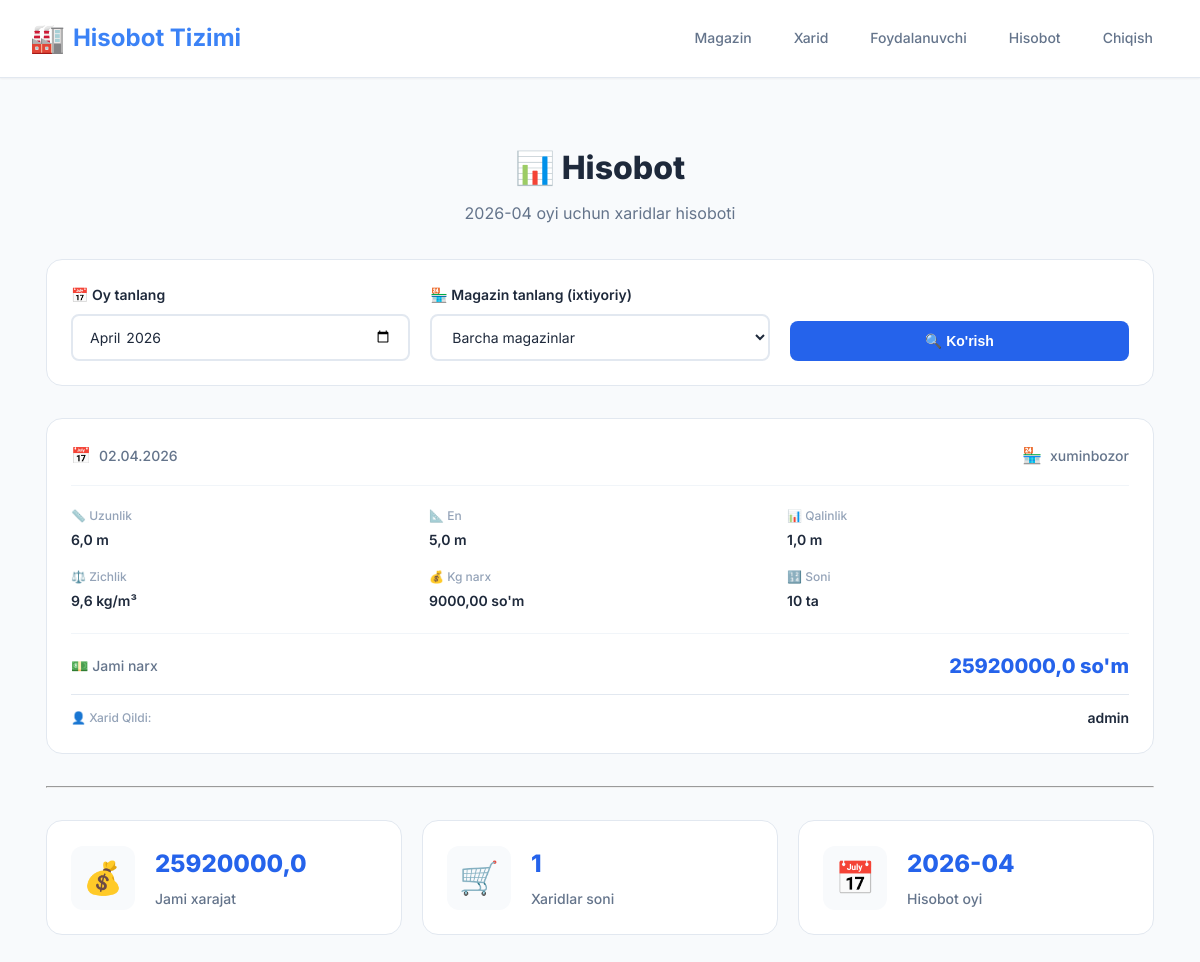
/report/ (signed in), run on the app's committed database.
### list/models.py (models this page shows, shortened)
class Purchase(models.Model):
    user = models.ForeignKey(User, on_delete=models.CASCADE, verbose_name="Foydalanuvchi", default=1)
    date = models.DateField(verbose_name="Sana")
    store = models.ForeignKey(Store, on_delete=models.CASCADE, verbose_name="Magazin")
    length = models.FloatField(help_text="Uzunligi (m)", verbose_name="Uzunlik", default=0)
    width = models.FloatField(help_text="Eni (m)", verbose_name="En", default=0)
    thickness = models.FloatField(help_text="Qalinligi (m)", verbose_name="Qalinlik", default=0)
    density = models.FloatField(help_text="Zichligi (kg/m³)", verbose_name="Zichlik", default=0)
    price_per_kg = models.DecimalField(max_digits=10, decimal_places=2, help_text="Kg uchun narx (so'm)", verbose_name="Kg uchun narx", default=0)
    quantity = models.IntegerField(verbose_name="Soni", default=0)
    @property
    def mass(self):
        return self.length * self.width * self.thickness * self.density
    @property
    def sheet_price(self):
        return self.mass * float(self.price_per_kg)
    @property
    def total_cost(self):
        return self.quantity * self.sheet_price
    class Meta:
        verbose_name = "Xarid"
        verbose_name_plural = "Xaridlar"

class Store(models.Model):
    name = models.CharField(max_length=100, unique=True, verbose_name="Magazin nomi")
    class Meta:
        verbose_name = "Magazin"
        verbose_name_plural = "Magazinlar"

### list/views.py (the view)
# urls.py: path('report/', views.monthly_report, name='monthly_report'),
@login_required
@user_passes_test(is_admin)
def monthly_report(request):
    month = request.GET.get('month', datetime.now().strftime('%Y-%m'))
    store_id = request.GET.get('store')
    year, mon = month.split('-')
    purchases = Purchase.objects.filter(date__year=year, date__month=mon)
    selected_store = None
    if store_id:
        purchases = purchases.filter(store_id=store_id)
        selected_store = Store.objects.get(id=store_id)
    total_purchase_cost = sum(purchase.total_cost for purchase in purchases)
    stores = Store.objects.all()
    context = {
        'purchases': purchases,
        'total_purchase_cost': total_purchase_cost,
        'month': month,
        'stores': stores,
        'selected_store': selected_store,
    }
    return render(request, 'list/monthly_report.html', context)

### list/views.py (called while the page is built)
def is_admin(user):
    return user.is_authenticated and user.is_superuser

### list/templates/list/monthly_report.html (shortened to what this page needs)
{% extends 'list/base.html' %}
{% block content %}
<div class="report-container">
    <div class="report-header">
        <h1 class="report-title">📊 Hisobot {% if selected_store %} - {{ selected_store.name }}{% endif %}</h1>
        <p class="report-subtitle">{{ month }} oyi uchun xaridlar hisoboti</p>
    </div>
    <form method="get" class="filter-section">
        <div class="filter-grid">
            <div class="filter-group">
                <label for="month" class="filter-label">📅 Oy tanlang</label>
                <input type="month" id="month" name="month" value="{{ month }}" class="filter-input">
            </div>
            <div class="filter-group">
                <label for="store" class="filter-label">🏪 Magazin tanlang (ixtiyoriy)</label>
                <select id="store" name="store" class="filter-input">
                    <option value="">Barcha magazinlar</option>
                </select>
            </div>
            <div class="filter-group">
                <button type="submit" class="filter-btn">🔍 Ko'rish</button>
            </div>
        </div>
    </form>
    <div class="purchases-grid">
        {% for purchase in purchases reversed %}
        <div class="purchase-card">
            <div class="purchase-header">
                <div class="purchase-date">
                    <span class="date-icon">📅</span>
                    <span>{{ purchase.date|date:"d.m.Y" }}</span>
                </div>
                <div class="purchase-store">
                    <span class="store-icon">🏪</span>
                    <span>{{ purchase.store.name }}</span>
                </div>
            </div>
            <div class="purchase-details">
                <div class="detail-row">
                    <div class="detail-item">
                        <span class="detail-label">📏 Uzunlik</span>
                        <span class="detail-value">{{ purchase.length }} m</span>
                    </div>
                    <div class="detail-item">
                        <span class="detail-label">📐 En</span>
                        <span class="detail-value">{{ purchase.width }} m</span>
                    </div>
                    <div class="detail-item">
                        <span class="detail-label">📊 Qalinlik</span>
                        <span class="detail-value">{{ purchase.thickness }} m</span>
                    </div>
                </div>
                <div class="detail-row">
                    <div class="detail-item">
                        <span class="detail-label">⚖️ Zichlik</span>
                        <span class="detail-value">{{ purchase.density }} kg/m³</span>
                    </div>
                    <div class="detail-item">
                        <span class="detail-label">💰 Kg narx</span>
                        <span class="detail-value">{{ purchase.price_per_kg }} so'm</span>
                    </div>
                    <div class="detail-item">
                        <span class="detail-label">🔢 Soni</span>
                        <span class="detail-value">{{ purchase.quantity }} ta</span>
                    </div>
                </div>
            </div>
            <div class="purchase-total">
                <div class="total-label">💵 Jami narx</div>
                <div class="total-amount">{{ purchase.total_cost }} so'm</div>
            </div>
            <div class="purchase-user">
                <div class="user-label">👤 Xarid Qildi:</div>
                <div class="user-value">{{ purchase.user.username }}</div>
            </div>
        </div>
        {% empty %}
        <div class="empty-state">
            <div class="empty-icon">📭</div>
            <h3>Ushbu oyda xaridlar mavjud emas</h3>
            <p>Tanlangan oyda hech qanday xarid amalga oshirilmagan</p>
        </div>
        {% endfor %}
    </div>
    <hr class="summary-divider">
    {% if purchases %}
    <div class="summary-section">
        <div class="summary-stats-grid">
            <div class="summary-stat-card">
                <div class="stat-icon">💰</div>
                <div class="stat-content">
                    <div class="stat-value">{{ total_purchase_cost }}</div>
                    <div class="stat-label">Jami xarajat</div>
                </div>
            </div>
            <div class="summary-stat-card">
                <div class="stat-icon">🛒</div>
                <div class="stat-content">
                    <div class="stat-value">{{ purchases|length }}</div>
                    <div class="stat-label">Xaridlar soni</div>
                </div>
            </div>
            <div class="summary-stat-card">
                <div class="stat-icon">📅</div>
                <div class="stat-content">
                    <div class="stat-value">{{ month }}</div>
                    <div class="stat-label">Hisobot oyi</div>
                </div>
            </div>
        </div>
    </div>
    {% endif %}
</div>
{% endblock %}

### list/templates/list/base.html (style rules this page uses)
:root { --bg-primary: #f8fafc; --bg-secondary: #ffffff; --text-primary: #1e293b; --text-secondary: #64748b; --text-muted: #94a3b8; --accent-primary: #3b82f6; --accent-secondary: #1d4ed8; --accent-light: #dbeafe; --success: #10b981; --success-light: #d1fae5; --border: #e2e8f0; --border-hover: #cbd5e1; --shadow-sm: 0 1px 2px 0 rgba(0, 0, 0, 0.05); --shadow-md: 0 4px 6px -1px rgba(0, 0, 0, 0.1), 0 2px 4px -1px rgba(0, 0, 0, 0.06); --shadow-lg: 0 10px 15px -3px rgba(0, 0, 0, 0.1), 0 4px 6px -2px rgba(0, 0, 0, 0.05); --radius-sm: 6px; --radius-md: 8px; --radius-lg: 12px; --transition: all 0.2s cubic-bezier(0.4, 0, 0.2, 1); }
* { box-sizing: border-box; margin: 0; padding: 0; }
body { font-family: 'Inter', -apple-system, BlinkMacSystemFont, 'Segoe UI', Roboto, sans-serif; background: var(--bg-primary); color: var(--text-primary); line-height: 1.6; font-size: 14px; }
h1 { font-size: 24px; font-weight: 600; color: var(--text-primary); margin-bottom: 8px; }
p { color: var(--text-secondary); margin-bottom: 16px; }

### list/templates/list/monthly_report.html (style rules this page uses)
.report-container { max-width: 1200px; margin: 0 auto; padding: 32px 16px; }
.report-header { text-align: center; margin-bottom: 32px; }
.report-title { font-size: 32px; font-weight: 800; color: #1e293b; margin-bottom: 8px; }
.report-subtitle { font-size: 16px; color: #64748b; font-weight: 400; }
.filter-section { background: #ffffff; border: 1px solid #e2e8f0; border-radius: 16px; padding: 24px; margin-bottom: 32px; }
.filter-grid { display: grid; grid-template-columns: repeat(auto-fit, minmax(200px, 1fr)); gap: 20px; align-items: end; }
.filter-group { display: flex; flex-direction: column; gap: 8px; }
.filter-label { font-weight: 600; color: #1e293b; font-size: 14px; }
.filter-input { padding: 12px 16px; border: 2px solid #e2e8f0; border-radius: 8px; font-size: 14px; background: #ffffff; color: #1e293b; font-family: inherit; }
.filter-btn { padding: 12px 24px; background: #2563eb; color: white; border: none; border-radius: 8px; font-size: 14px; font-weight: 600; cursor: pointer; transition: all 0.3s ease; }
.purchases-grid { display: grid; grid-template-columns: repeat(auto-fit, minmax(350px, 1fr)); gap: 24px; margin-bottom: 32px; }
.purchase-card { background: #ffffff; border: 1px solid #e2e8f0; border-radius: 16px; padding: 24px; transition: all 0.3s ease; }
.purchase-header { display: flex; justify-content: space-between; align-items: center; margin-bottom: 20px; padding-bottom: 16px; border-bottom: 1px solid #f1f5f9; }
.purchase-date, .purchase-store { display: flex; align-items: center; gap: 8px; font-size: 14px; color: #64748b; font-weight: 500; }
.date-icon, .store-icon { font-size: 16px; }
.purchase-details { margin-bottom: 20px; }
.detail-row { display: grid; grid-template-columns: repeat(3, 1fr); gap: 16px; margin-bottom: 16px; }
.detail-row:last-child { margin-bottom: 0; }
.detail-item { display: flex; flex-direction: column; gap: 4px; }
.detail-label { font-size: 12px; color: #94a3b8; font-weight: 500; }
.detail-value { font-size: 14px; color: #1e293b; font-weight: 600; }
.purchase-total { display: flex; justify-content: space-between; align-items: center; padding-top: 16px; border-top: 1px solid #f1f5f9; }
.total-label { font-size: 14px; color: #64748b; font-weight: 500; }
.total-amount { font-size: 20px; font-weight: 800; color: #2563eb; }
.purchase-user { display: flex; justify-content: space-between; align-items: center; padding-top: 12px; border-top: 1px solid #e2e8f0; margin-top: 12px; }
.user-label { font-size: 12px; color: #94a3b8; font-weight: 500; }
.user-value { font-size: 14px; color: #1e293b; font-weight: 600; }
.summary-section { margin-top: 32px; }
.summary-stats-grid { display: grid; grid-template-columns: repeat(auto-fit, minmax(250px, 1fr)); gap: 20px; }
.summary-stat-card { background: #ffffff; border: 1px solid #e2e8f0; border-radius: 16px; padding: 24px; display: flex; align-items: center; gap: 20px; transition: all 0.3s ease; }
.stat-icon { font-size: 32px; width: 64px; height: 64px; display: flex; align-items: center; justify-content: center; background: #f8fafc; border-radius: 12px; }
.stat-content { flex: 1; }
.stat-value { font-size: 24px; font-weight: 800; color: #2563eb; margin-bottom: 4px; }
.stat-label { font-size: 14px; color: #64748b; font-weight: 500; }

### data on the page
Purchase: date "02.04.2026", store.name "xuminbozor", length "6,0", width "5,0", thickness "1,0", density "9,6", price_per_kg "9000,00", quantity "10", total_cost "25920000,0", user.username "admin"

### other printed values
{{ month }} "2026-04"
{{ total_purchase_cost }} "25920000,0"
{{ purchases|length }} "1"
